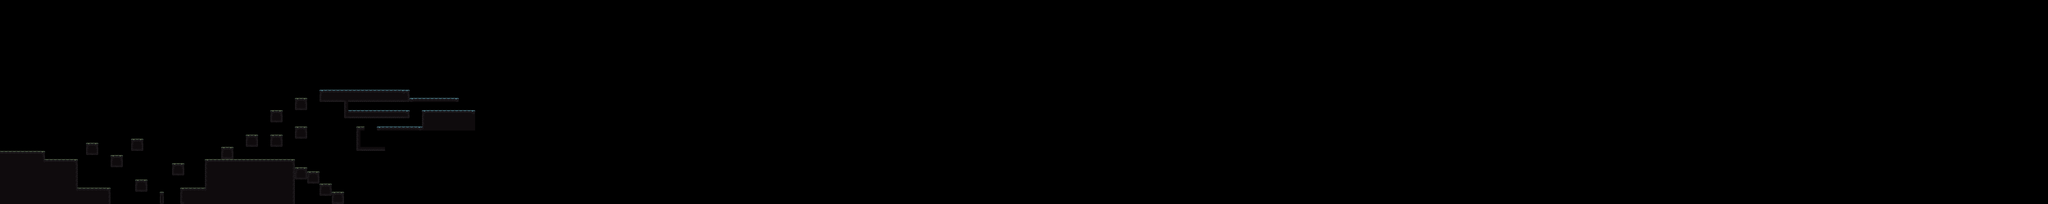

This game map was drawn from its Tiled (.tmx) file and the tilesets committed beside it. A one-line description and the trimmed map source follow:
An orthogonal 500x50 tile map with 16x16 px tiles, 1 tile layer (TileLayer) and 5 objects (0, 1, 2).

<map version="1.4" tiledversion="1.4.2" orientation="orthogonal" renderorder="right-down" width="500" height="50" tilewidth="16" tileheight="16" infinite="0" nextlayerid="4" nextobjectid="9">
 <tileset firstgid="1" source="test_tiles.tsx" />
 <layer id="1" name="TileLayer" width="500" height="50">
  <data>[25000 cells, 868 non-empty, 25 distinct tile ids]</data>
 </layer>
 <objectgroup id="3" name="SpawnPoints">
  <object id="2" name="0" x="104" y="581.333">
   <point />
  </object>
  <object id="3" name="1" x="136.67" y="583.333">
   <point />
  </object>
  <object id="4" name="2" x="453.333" y="786">
   <point />
  </object>
 </objectgroup>
 <objectgroup id="2" name="Enemies">
  <object id="7" x="1432" y="324">
   <properties>
    <property name="Type" value="Andro" />
   </properties>
   <point />
  </object>
  <object id="8" x="397.333" y="709.333">
   <properties>
    <property name="Type" value="Andro" />
   </properties>
   <point />
  </object>
 </objectgroup>
</map>
